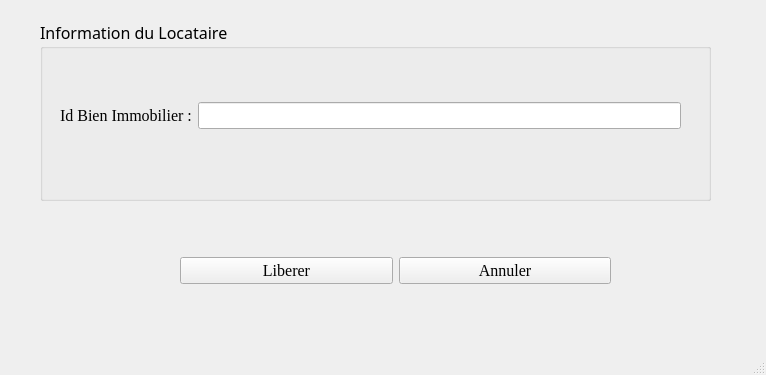
<?xml version="1.0" encoding="UTF-8"?>
<ui version="4.0">
 <class>GestLibererBI</class>
 <widget class="QMainWindow" name="GestLibererBI">
  <property name="geometry">
   <rect>
    <x>0</x>
    <y>0</y>
    <width>766</width>
    <height>375</height>
   </rect>
  </property>
  <property name="windowTitle">
   <string>MainWindow</string>
  </property>
  <widget class="QWidget" name="centralwidget">
   <widget class="QGroupBox" name="groupBox">
    <property name="geometry">
     <rect>
      <x>40</x>
      <y>20</y>
      <width>671</width>
      <height>181</height>
     </rect>
    </property>
    <property name="font">
     <font>
      <family>Algerian</family>
      <pointsize>12</pointsize>
     </font>
    </property>
    <property name="title">
     <string>Information du Locataire</string>
    </property>
    <widget class="QWidget" name="gridLayoutWidget">
     <property name="geometry">
      <rect>
       <x>20</x>
       <y>50</y>
       <width>621</width>
       <height>91</height>
      </rect>
     </property>
     <layout class="QGridLayout" name="gridLayout">
      <item row="1" column="2">
       <layout class="QGridLayout" name="gridLayout_2"/>
      </item>
      <item row="1" column="1">
       <widget class="QLineEdit" name="lineEditIdBI">
        <property name="font">
         <font>
          <family>Times New Roman</family>
         </font>
        </property>
       </widget>
      </item>
      <item row="1" column="0">
       <widget class="QLabel" name="label_5">
        <property name="font">
         <font>
          <family>Times New Roman</family>
         </font>
        </property>
        <property name="text">
         <string>Id Bien Immobilier :</string>
        </property>
       </widget>
      </item>
     </layout>
    </widget>
   </widget>
   <widget class="QWidget" name="gridLayoutWidget_2">
    <property name="geometry">
     <rect>
      <x>180</x>
      <y>250</y>
      <width>431</width>
      <height>41</height>
     </rect>
    </property>
    <layout class="QGridLayout" name="gridLayout_3">
     <item row="1" column="0">
      <widget class="QPushButton" name="pushButtonLiberer">
       <property name="font">
        <font>
         <family>Times New Roman</family>
         <pointsize>12</pointsize>
        </font>
       </property>
       <property name="styleSheet">
        <string notr="true"/>
       </property>
       <property name="text">
        <string>Liberer</string>
       </property>
      </widget>
     </item>
     <item row="1" column="1">
      <widget class="QPushButton" name="pushButtonAnnuler">
       <property name="font">
        <font>
         <family>Times New Roman</family>
         <pointsize>12</pointsize>
        </font>
       </property>
       <property name="text">
        <string>Annuler</string>
       </property>
      </widget>
     </item>
    </layout>
   </widget>
  </widget>
  <widget class="QMenuBar" name="menubar">
   <property name="geometry">
    <rect>
     <x>0</x>
     <y>0</y>
     <width>766</width>
     <height>28</height>
    </rect>
   </property>
  </widget>
  <widget class="QStatusBar" name="statusbar"/>
 </widget>
 <resources/>
 <connections/>
</ui>
